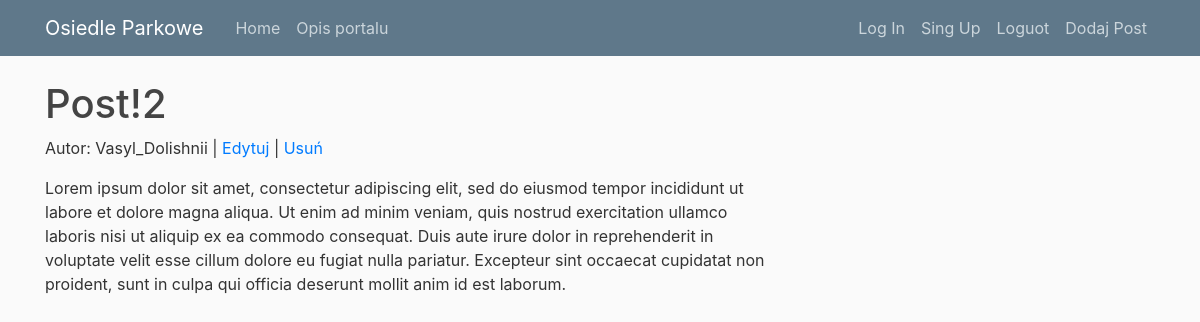
Screenshot of /article/2/ with the database file from the repository.
### osiedle_app/models.py (models this page shows, shortened)
class Post(models.Model):
    title = models.CharField(max_length=100, verbose_name='Tytuł')
    content = models.TextField(verbose_name='Treść')
    date_posted = models.DateTimeField(default=timezone.now, verbose_name='Data')
    author = models.ForeignKey(User, on_delete=models.CASCADE, verbose_name='Autor')

### osiedle_app/views.py (the view)
# urls.py: path('article/<int:pk>/',PostDetailView.as_view(),name="post-detail"),
class PostDetailView(DetailView):
	model = Post
	template_name = 'post_detail.html'

### osiedle_app/templates/post_detail.html
{% extends "base.html" %}
{% block content %}
<div class="post_details">
	<div class="post_info">
		<h1>{{post.title}}</h1>
		<div class="post_detail_meta">
		<p>Autor: {{post.author}} | <a href="{% url 'post-edit' post.pk %}"> Edytuj </a> | <a href="{% url 'post-delete' post.pk%}"> Usuń</a></p>
	</div>
	</div>
	<p class="post_detail_content">
		{{post.content}}
	</p>
</div>
{% endblock content %}

### osiedle_app/static/main.css (style rules this page uses)
body { background: #fafafa; color: #333333; margin-top: 5rem; }
h1, h2, h3, h4, h5, h6 { color: #444444; }

### rows the page displays
Post: title "Post!2", author "Vasyl_Dolishnii", content "Lorem ipsum dolor sit amet, consectetur adipiscing elit, sed do eiusmod tempor incididunt ut labore et dolore magna aliqua. Ut enim ad minim veniam, quis nostrud exercitation ullamco laboris nisi ut aliquip ex ea commodo consequat. Duis aute irure dolor in reprehenderit in voluptate velit esse cillum dolore eu fugiat nulla pariatur. Excepteur sint occaecat cupidatat non proident, sunt in culpa qui officia deserunt mollit anim id est laborum."
